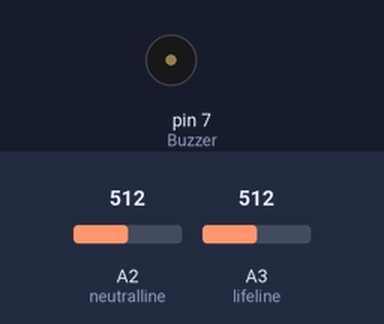
Bench run of a sketch on a simulated Arduino Uno, built for the host (arithmetic inside an expression is 32-bit, double 64-bit). Parts: buzzer (waves = sounding, pin HIGH). Inputs (shaded band) come from the test bench; at power-on: A2 (neutralline) = 512, A3 (lifeline) = 512.

Above: at 1.2 s.
1.3 s: A2 (neutralline) set to 716
At 2.7 s:
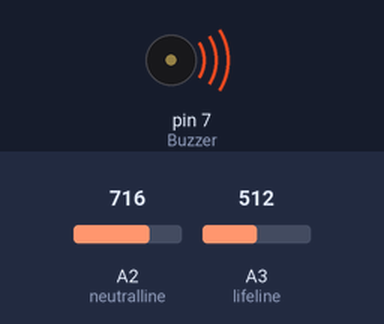
Timing chart, 0 to 4.3 s (numbered marks = the images above; inputs shaded):
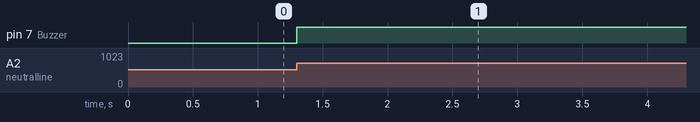

The sketch:

lifeline.ino
```cpp
#define lifeline A3
#define neutralline A2
#define Buzzer 7
void setup() {
  // put your setup code here, to run once:
pinMode(lifeline, INPUT);
pinMode(neutralline, INPUT);
pinMode(Buzzer, OUTPUT);
}

void loop() {
  // put your main code here, to run repeatedly:
int liferead = analogRead (lifeline);
int neutralread = analogRead (neutralline);
if (liferead > neutralread){
  digitalWrite (Buzzer, HIGH);
  digitalWrite (neutralline, LOW);
}
if (liferead < neutralread){
  digitalWrite (Buzzer, HIGH);
  digitalWrite (lifeline, LOW);
}
}
```

Measured:
- after the input at 1.3 s, pin 7 (Buzzer): LOW → HIGH at once
